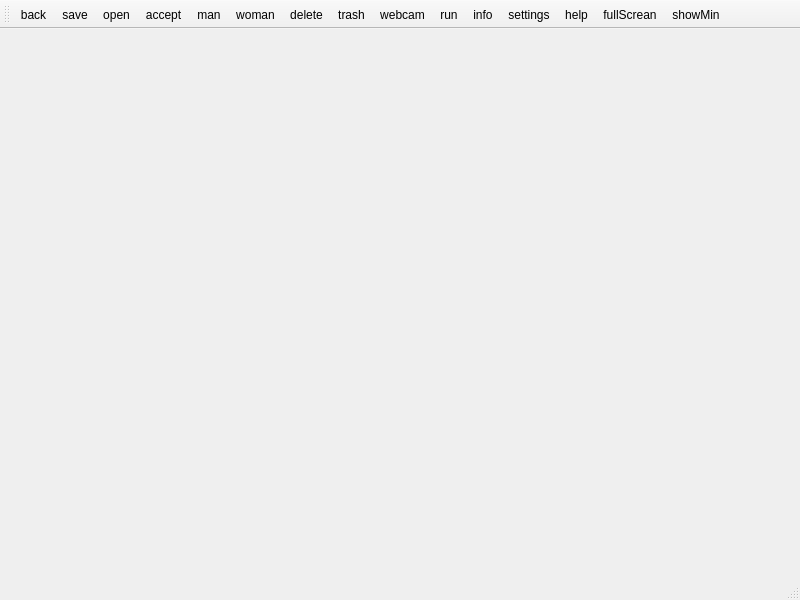
<?xml version="1.0" encoding="UTF-8"?>
<ui version="4.0">
 <class>FMainWindow</class>
 <widget class="QMainWindow" name="FMainWindow">
  <property name="geometry">
   <rect>
    <x>0</x>
    <y>0</y>
    <width>800</width>
    <height>600</height>
   </rect>
  </property>
  <property name="windowTitle">
   <string>MainWindow</string>
  </property>
  <widget class="QWidget" name="centralwidget"/>
  <widget class="QMenuBar" name="menubar">
   <property name="geometry">
    <rect>
     <x>0</x>
     <y>0</y>
     <width>800</width>
     <height>22</height>
    </rect>
   </property>
  </widget>
  <widget class="QStatusBar" name="statusbar"/>
  <widget class="QToolBar" name="toolBar">
   <property name="windowTitle">
    <string>toolBar</string>
   </property>
   <attribute name="toolBarArea">
    <enum>TopToolBarArea</enum>
   </attribute>
   <attribute name="toolBarBreak">
    <bool>false</bool>
   </attribute>
   <addaction name="action_back"/>
   <addaction name="action_save"/>
   <addaction name="action_open"/>
   <addaction name="action_accept"/>
   <addaction name="action_man"/>
   <addaction name="action_woman"/>
   <addaction name="action_delete"/>
   <addaction name="action_trash"/>
   <addaction name="action_webcam"/>
   <addaction name="action_run"/>
   <addaction name="action_info"/>
   <addaction name="action_settings"/>
   <addaction name="action_help"/>
   <addaction name="action_fullScrean"/>
   <addaction name="actions_howMin"/>
  </widget>
  <action name="action_back">
   <property name="checkable">
    <bool>true</bool>
   </property>
   <property name="icon">
    <iconset resource="../../res/res.qrc">
     <normaloff>:/icons/left.png</normaloff>:/icons/left.png</iconset>
   </property>
   <property name="text">
    <string>back</string>
   </property>
   <property name="toolTip">
    <string>back to prev</string>
   </property>
   <property name="shortcut">
    <string>Alt+Left</string>
   </property>
  </action>
  <action name="action_save">
   <property name="icon">
    <iconset resource="../../res/res.qrc">
     <normaloff>:/icons/download.png</normaloff>:/icons/download.png</iconset>
   </property>
   <property name="text">
    <string>save</string>
   </property>
   <property name="shortcut">
    <string>Ctrl+S</string>
   </property>
  </action>
  <action name="action_delete">
   <property name="icon">
    <iconset resource="../../res/res.qrc">
     <normaloff>:/icons/cross.png</normaloff>:/icons/cross.png</iconset>
   </property>
   <property name="text">
    <string>delete</string>
   </property>
   <property name="shortcut">
    <string>Del</string>
   </property>
  </action>
  <action name="action_man">
   <property name="icon">
    <iconset resource="../../res/res.qrc">
     <normaloff>:/icons/man.png</normaloff>:/icons/man.png</iconset>
   </property>
   <property name="text">
    <string>man</string>
   </property>
   <property name="toolTip">
    <string>show only man</string>
   </property>
   <property name="shortcut">
    <string>Ctrl+M</string>
   </property>
  </action>
  <action name="action_woman">
   <property name="icon">
    <iconset resource="../../res/res.qrc">
     <normaloff>:/icons/woman.png</normaloff>:/icons/woman.png</iconset>
   </property>
   <property name="text">
    <string>woman</string>
   </property>
   <property name="toolTip">
    <string>show only woman</string>
   </property>
   <property name="shortcut">
    <string>Ctrl+W</string>
   </property>
  </action>
  <action name="action_webcam">
   <property name="icon">
    <iconset resource="../../res/res.qrc">
     <normaloff>:/icons/camera.png</normaloff>:/icons/camera.png</iconset>
   </property>
   <property name="text">
    <string>webcam</string>
   </property>
   <property name="toolTip">
    <string>run camera</string>
   </property>
   <property name="shortcut">
    <string>Ctrl+K</string>
   </property>
  </action>
  <action name="action_trash">
   <property name="icon">
    <iconset resource="../../res/res.qrc">
     <normaloff>:/icons/trash.png</normaloff>:/icons/trash.png</iconset>
   </property>
   <property name="text">
    <string>trash</string>
   </property>
   <property name="shortcut">
    <string>Ctrl+Del</string>
   </property>
  </action>
  <action name="action_info">
   <property name="icon">
    <iconset resource="../../res/res.qrc">
     <normaloff>:/icons/statistics.png</normaloff>:/icons/statistics.png</iconset>
   </property>
   <property name="text">
    <string>info</string>
   </property>
   <property name="shortcut">
    <string>Ctrl+I</string>
   </property>
  </action>
  <action name="action_run">
   <property name="icon">
    <iconset resource="../../res/res.qrc">
     <normaloff>:/icons/run.png</normaloff>:/icons/run.png</iconset>
   </property>
   <property name="text">
    <string>run</string>
   </property>
   <property name="toolTip">
    <string>run detection and recognition</string>
   </property>
   <property name="shortcut">
    <string>Ctrl+R</string>
   </property>
  </action>
  <action name="action_settings">
   <property name="icon">
    <iconset resource="../../res/res.qrc">
     <normaloff>:/icons/settings.png</normaloff>:/icons/settings.png</iconset>
   </property>
   <property name="text">
    <string>settings</string>
   </property>
  </action>
  <action name="action_help">
   <property name="icon">
    <iconset resource="../../res/res.qrc">
     <normaloff>:/icons/help.png</normaloff>:/icons/help.png</iconset>
   </property>
   <property name="text">
    <string>help</string>
   </property>
   <property name="shortcut">
    <string>Ctrl+H</string>
   </property>
  </action>
  <action name="action_open">
   <property name="icon">
    <iconset resource="../../res/res.qrc">
     <normaloff>:/icons/folder.png</normaloff>:/icons/folder.png</iconset>
   </property>
   <property name="text">
    <string>open</string>
   </property>
   <property name="toolTip">
    <string>add images</string>
   </property>
   <property name="shortcut">
    <string>Ctrl+O</string>
   </property>
  </action>
  <action name="action_accept">
   <property name="icon">
    <iconset resource="../../res/res.qrc">
     <normaloff>:/icons/accept.png</normaloff>:/icons/accept.png</iconset>
   </property>
   <property name="text">
    <string>accept</string>
   </property>
   <property name="shortcut">
    <string>Ctrl+Return</string>
   </property>
  </action>
  <action name="action_fullScrean">
   <property name="icon">
    <iconset resource="../../res/res.qrc">
     <normaloff>:/icons/monitor.png</normaloff>:/icons/monitor.png</iconset>
   </property>
   <property name="text">
    <string>fullScrean</string>
   </property>
   <property name="shortcut">
    <string>Alt+F12</string>
   </property>
  </action>
  <action name="actions_howMin">
   <property name="icon">
    <iconset resource="../../res/res.qrc">
     <normaloff>:/icons/monitor2.png</normaloff>:/icons/monitor2.png</iconset>
   </property>
   <property name="text">
    <string>showMin</string>
   </property>
   <property name="shortcut">
    <string>Alt+F12</string>
   </property>
  </action>
 </widget>
 <resources>
  <include location="../../res/res.qrc"/>
 </resources>
 <connections>
  <connection>
   <sender>action_fullScrean</sender>
   <signal>triggered()</signal>
   <receiver>FMainWindow</receiver>
   <slot>showFullScreen()</slot>
   <hints>
    <hint type="sourcelabel">
     <x>-1</x>
     <y>-1</y>
    </hint>
    <hint type="destinationlabel">
     <x>399</x>
     <y>299</y>
    </hint>
   </hints>
  </connection>
  <connection>
   <sender>actions_howMin</sender>
   <signal>triggered()</signal>
   <receiver>FMainWindow</receiver>
   <slot>showNormal()</slot>
   <hints>
    <hint type="sourcelabel">
     <x>-1</x>
     <y>-1</y>
    </hint>
    <hint type="destinationlabel">
     <x>399</x>
     <y>299</y>
    </hint>
   </hints>
  </connection>
 </connections>
</ui>
